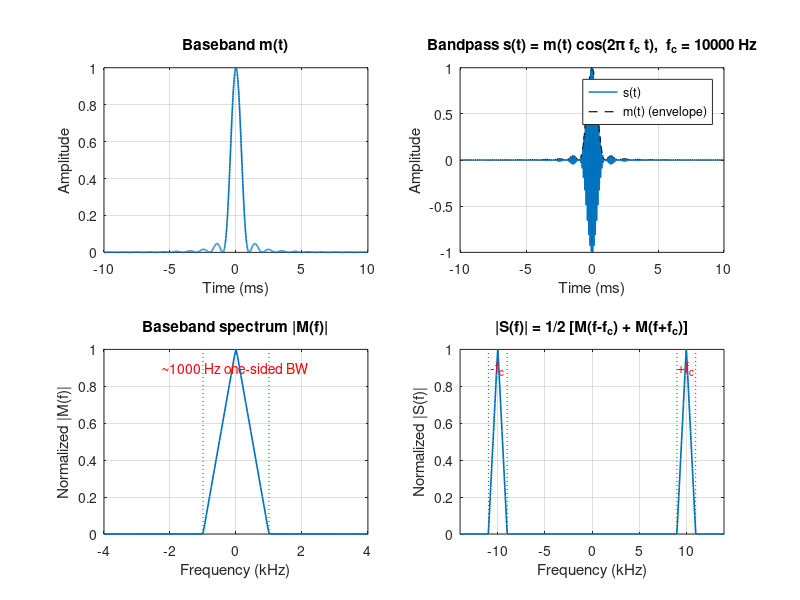

Here is the MATLAB script that generated this plot: (Note: this script raises an error after producing the figure.)
%% Bandpass signal demo: s(t) = m(t) * cos(2π f_c t)
clear; clc;

%---------- Parameters ----------
Fs  = 100e3;        % sample rate [Hz]
Ts  = 1/Fs;
T   = 0.02;         % total time [s]
t   = (-T/2:Ts:T/2-Ts).';  % time axis centered at 0
N   = numel(t);
f   = (-N/2:N/2-1).' * (Fs/N);   % frequency axis (fftshifted)

W   = 1e3;          % (one-sided) baseband bandwidth ~ 1 kHz
fc  = 10e3;         % carrier frequency [Hz]

%---------- Baseband m(t) ----------
% A triangular spectrum corresponds (up to scaling) to sinc^2 in time.
% This makes m(t) smooth and band-limited like your drawing.
m = sinc(W*t).^2;             % sinc(x) in MATLAB = sin(pi*x)/(pi*x)

% Optional: scale to unit peak
m = m / max(abs(m));

%---------- Carrier and modulation ----------
c = cos(2*pi*fc*t);           % carrier
s = m .* c;                   % modulated (bandpass) signal

%---------- Spectra ----------
M = fftshift(fft(m))/N;       % baseband spectrum (complex)
S = fftshift(fft(s))/N;       % modulated spectrum
Mag = @(X) abs(X);            % magnitude helper

%---------- Plots ----------
figure('Color','w','Position',[100 100 1100 700]);

% Time domain: m(t)
subplot(2,2,1);
plot(t*1e3, m, 'LineWidth',1.2);
grid on; xlabel('Time (ms)'); ylabel('Amplitude');
title('Baseband m(t)');

% Time domain: s(t)
subplot(2,2,2);
plot(t*1e3, s, 'LineWidth',1.0); hold on;
plot(t*1e3, m, 'k--','LineWidth',0.8); % show envelope for intuition
grid on; xlabel('Time (ms)'); ylabel('Amplitude');
title(sprintf('Bandpass s(t) = m(t) cos(2\\pi f_c t),  f_c = %.0f Hz',fc));
legend('s(t)','m(t) (envelope)','Location','best');

% Frequency domain: |M(f)|
subplot(2,2,3);
plot(f/1e3, Mag(M)/max(Mag(M)), 'LineWidth',1.2);
grid on; xlabel('Frequency (kHz)'); ylabel('Normalized |M(f)|');
title('Baseband spectrum |M(f)|');
xlim([-4*W 4*W]/1e3); % zoom around DC
% annotate approximate bandwidth
hold on; ylm = ylim; 
plot([ -W  -W]/1e3, ylm, 'r:'); 
plot([  W   W]/1e3, ylm, 'r:'); 
text(0, 0.9, sprintf('~%.0f Hz one-sided BW',W), 'HorizontalAlignment','center','Color','r');

% Frequency domain: |S(f)|
subplot(2,2,4);
plot(f/1e3, Mag(S)/max(Mag(S)), 'LineWidth',1.2);
grid on; xlabel('Frequency (kHz)'); ylabel('Normalized |S(f)|');
title('|S(f)| = 1/2 [M(f-f_c) + M(f+f_c)]');
xlim([(-fc-4*W) (fc+4*W)]/1e3);
% annotate sidebands at ±fc
hold on; ylm = ylim;
plot([ (fc-W) (fc-W) ]/1e3, ylm, 'r:');
plot([ (fc+W) (fc+W) ]/1e3, ylm, 'r:');
plot([-(fc-W) -(fc-W)]/1e3, ylm, 'r:');
plot([-(fc+W) -(fc+W)]/1e3, ylm, 'r:');
text(fc/1e3, 0.9, '+f_c', 'HorizontalAlignment','center','Color','r');
text(-fc/1e3, 0.9, '-f_c', 'HorizontalAlignment','center','Color','r');

sgtitle('Bandpass modulation demo (DSB-SC)');
